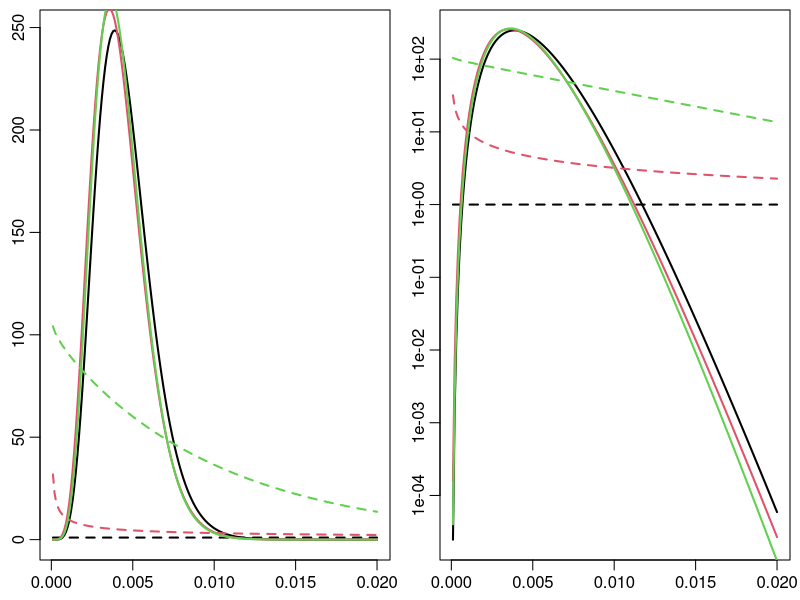
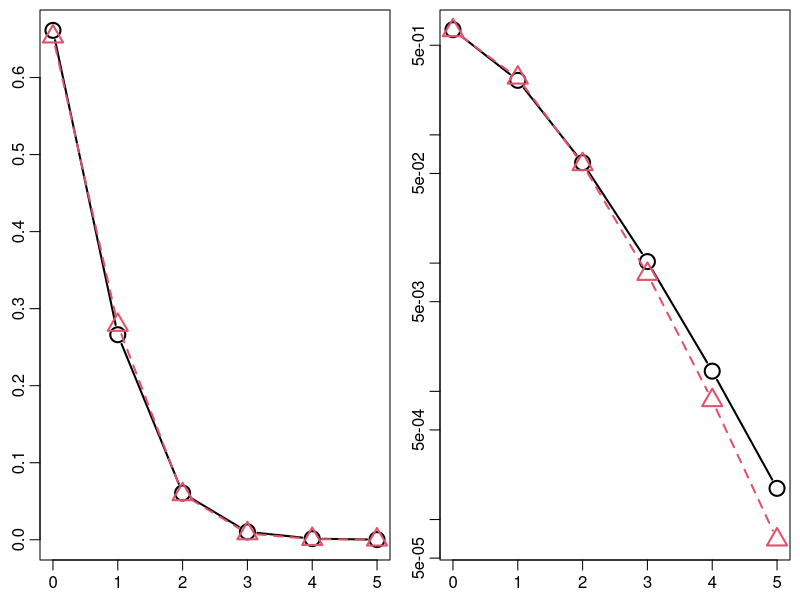
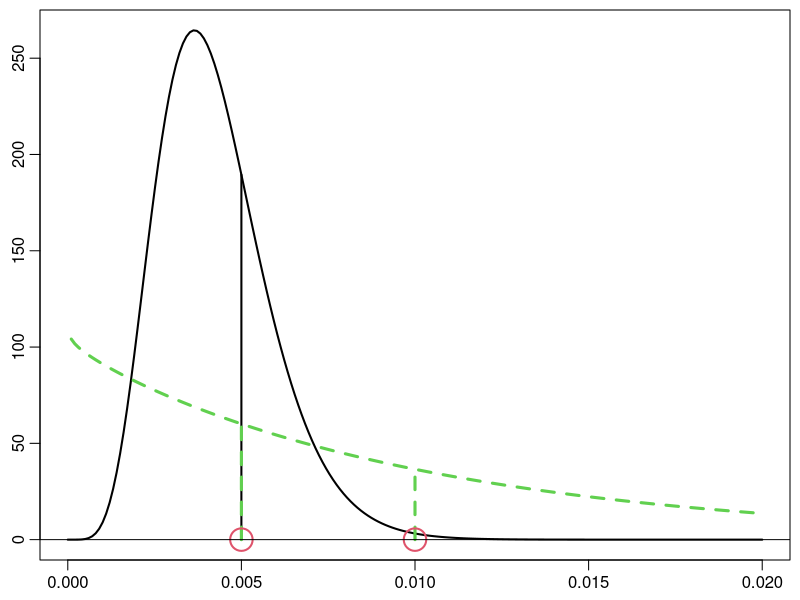

Recreate these plots in R, in order.
# Beta-Binomial Model to illustrate some things in the book chapter

set.seed(42)

# Set simdata to FALSE to use the data from the first SORA prevalence study:
# https://www.sora.at/fileadmin/downloads/projekte/Austria_Spread_of_SARS-CoV-2_Study_Report.pdf

simdata <- FALSE

if (simdata) {
  # DGP:
  theta_true <- .1
  n <- 100
  # Generate the data:
  data <- sample(c(0, 1), n, replace = TRUE, prob = c(1 - theta_true, theta_true))
  successes <- sum(data)
  failures <- n - successes
} else {
  n <- 1544
  successes <- 6
  failures <- n - successes
}

# Fixed values:
theta0_1 <- .005
theta0_2 <- .01

# Priors:
prior_mean <- c(.5, .5, .01)
prior_sd <- c(1/sqrt(12), 1/sqrt(8), .01)

prior_a <- ((1 - prior_mean) / prior_sd^2 - 1 / prior_mean) * prior_mean^2
prior_b <- prior_a * (1 / prior_mean - 1)

# Posteriors:
post_a <- successes + prior_a
post_b <- failures + prior_b

dir.create('plots', showWarnings = FALSE)

# Visualization of priors and posteriors:
x <- seq(0.0001, .02, length.out = 200)
pdf('plots/prop.pdf', width = 10, height = 4)
par(mgp = c(1.6, .6, 0), mar = c(2, 2, .5, .5), mfrow = c(1, 2))
for (logscale in c('', 'y')) {
  plot(x, dbeta(x, post_a[1], post_b[1]), col = 0, xlab = '', ylab = '', log = logscale)
  for (i in 1:3) {
    lines(x, dbeta(x, post_a[i], post_b[i]), type = 'l', lwd = 2, xlab = '', ylab = '', cex = 2, col = i)
    lines(x, dbeta(x, prior_a[i], prior_b[i]), col = i, lty = 2, lwd = 2, pch = 2, cex = 2)
  }
}
dev.off()

# "Symmetrical" 95% credible intervals
alpha <- .05
left <- qbeta(alpha/2, post_a, post_b)
right <- qbeta(1 - alpha/2, post_a, post_b)

# HPDs
resolution <- 10000
grid <- seq(0, 1, length.out = resolution + 1)
dist <- (1 - alpha) * resolution

leftHPD <- rightHPD <- rep(NA_real_, 3)
for (i in 1:3) {
    qs <- qbeta(grid, post_a[i], post_b[i])
    minimizer <- which.min(diff(qs, lag = dist))
    leftHPD[i] <- qs[minimizer]
    rightHPD[i] <- qs[minimizer + dist]
}

# Posterior Predictive:
beta_binom <- function(k, H, aN, bN, log = FALSE) {
  lval <- lchoose(H, k) + lbeta(aN + k, bN + H - k) - lbeta(aN, bN)
  if (log) lval else exp(lval)
}

predvals <- 0:5
H <- 100

pdf('plots/predprop.pdf', width = 10, height = 4)
par(mgp = c(1.6, .6, 0), mar = c(2, 2, .5, .5), mfrow = c(1,2))
plot(predvals, beta_binom(predvals, H, post_a[3], post_b[3]), type = 'b', lwd = 2, xlab = '', ylab = '', cex = 2)
lines(predvals, dbinom(predvals, H, post_a[3] / (post_a[3] + post_b[3])), type = 'b',
      col = 2, lty = 2, lwd = 2, pch = 2, cex = 2)
plot(predvals, beta_binom(predvals, H, post_a[3], post_b[3]), type = 'b', lwd = 2, xlab = '', ylab = '', cex = 2, log = 'y', ylim = range(dbinom(predvals, H, post_a[3] / (post_a[3] + post_b[3]))))
lines(predvals, dbinom(predvals, H, post_a[3] / (post_a[3] + post_b[3])), type = 'b',
      col = 2, lty = 2, lwd = 2, pch = 2, cex = 2)
dev.off()

# Posterior densitity:
post_dens_unnormalized <- function(theta, n, successes, a, b, log = FALSE) {
  tmp <- dbinom(successes, size = n, prob = theta, log = TRUE) +
    dbeta(theta, shape1 = a, shape2 = b, log = TRUE)
  if(log) tmp else exp(tmp)
}

# Log marginal likelihoods:
lmarglik_fixed <- dbinom(successes, size = n, prob = c(theta0_1, theta0_2), log = TRUE)

lmarglik <- log(integrate(post_dens_unnormalized, lower = 0, upper = 1, n = n,
  successes = successes, a = prior_a[3], b = prior_b[3])$value)

# analytically:
lmarglik <- lchoose(n, successes) - lbeta(prior_a[3], prior_b[3]) +
    lbeta(successes + prior_a[3], failures + prior_b[3])

# Log Bayes factors
print(lBF <- lmarglik_fixed - lmarglik)

# Log Savage-Dickey density ratios
lSD <- dbeta(c(theta0_1, theta0_2), post_a[3], post_b[3], log = TRUE) - 
  dbeta(c(theta0_1, theta0_2), prior_a[3], prior_b[3], log = TRUE)

# Illustration:
xgrid <- seq(0, .02, length.out = 200)
lwd <- 2
pdf('plots/savage-dickey.pdf', width = 12, height = 5)
par(mgp = c(1.6, .6, 0), mar = c(2, 2, .5, .5))
plot(xgrid, dbeta(xgrid, post_a[3], post_b[3]), type = 'l', xlab = '', ylab = '', lwd = lwd)
lines(xgrid, dbeta(xgrid, prior_a[3], prior_b[3]), col = 3, lty = 2, lwd = 1.5 * lwd)

for (theta0 in c(theta0_1, theta0_2)) {
  lines(rep(theta0, 2), c(0, dbeta(theta0, post_a[3], post_b[3])), lwd = lwd)
  lines(rep(theta0, 2), c(0, dbeta(theta0, prior_a[3], prior_b[3])), col = 3, lty = 2, lwd = 1.5 * lwd)
  points(theta0, 0, col = 2, cex = 3, lwd = lwd)
}

abline(h = 0, lwd = 1)
dev.off()
